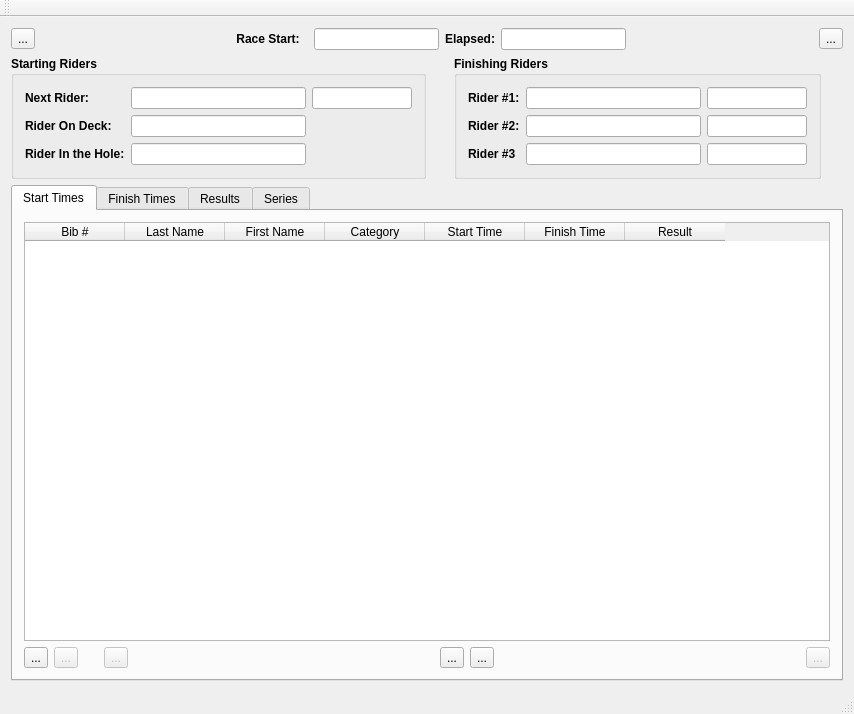
<?xml version="1.0" encoding="UTF-8"?>
<ui version="4.0">
 <class>MainWindow</class>
 <widget class="QMainWindow" name="MainWindow">
  <property name="geometry">
   <rect>
    <x>0</x>
    <y>0</y>
    <width>854</width>
    <height>714</height>
   </rect>
  </property>
  <property name="windowTitle">
   <string>MainWindow</string>
  </property>
  <widget class="QWidget" name="centralWidget">
   <layout class="QVBoxLayout" name="verticalLayout_3">
    <item>
     <layout class="QHBoxLayout" name="horizontalLayout_2">
      <item>
       <widget class="QToolButton" name="startTimer">
        <property name="text">
         <string>...</string>
        </property>
        <property name="icon">
         <iconset resource="TimeTrialScoring.qrc">
          <normaloff>:/images/start.png</normaloff>:/images/start.png</iconset>
        </property>
        <property name="iconSize">
         <size>
          <width>24</width>
          <height>24</height>
         </size>
        </property>
       </widget>
      </item>
      <item>
       <spacer name="horizontalSpacer_4">
        <property name="orientation">
         <enum>Qt::Horizontal</enum>
        </property>
        <property name="sizeType">
         <enum>QSizePolicy::Expanding</enum>
        </property>
        <property name="sizeHint" stdset="0">
         <size>
          <width>20</width>
          <height>20</height>
         </size>
        </property>
       </spacer>
      </item>
      <item>
       <widget class="QPushButton" name="startTimeEdit">
        <property name="font">
         <font>
          <weight>75</weight>
          <bold>true</bold>
         </font>
        </property>
        <property name="text">
         <string>Race Start:</string>
        </property>
        <property name="flat">
         <bool>true</bool>
        </property>
       </widget>
      </item>
      <item>
       <widget class="QLineEdit" name="startTime">
        <property name="sizePolicy">
         <sizepolicy hsizetype="Fixed" vsizetype="Fixed">
          <horstretch>0</horstretch>
          <verstretch>0</verstretch>
         </sizepolicy>
        </property>
        <property name="minimumSize">
         <size>
          <width>125</width>
          <height>0</height>
         </size>
        </property>
        <property name="maximumSize">
         <size>
          <width>125</width>
          <height>16777215</height>
         </size>
        </property>
        <property name="alignment">
         <set>Qt::AlignCenter</set>
        </property>
        <property name="readOnly">
         <bool>true</bool>
        </property>
       </widget>
      </item>
      <item>
       <widget class="QLabel" name="label_2">
        <property name="font">
         <font>
          <weight>75</weight>
          <bold>true</bold>
         </font>
        </property>
        <property name="text">
         <string>Elapsed:</string>
        </property>
       </widget>
      </item>
      <item>
       <widget class="QLineEdit" name="elapsedTime">
        <property name="sizePolicy">
         <sizepolicy hsizetype="Fixed" vsizetype="Fixed">
          <horstretch>0</horstretch>
          <verstretch>0</verstretch>
         </sizepolicy>
        </property>
        <property name="minimumSize">
         <size>
          <width>125</width>
          <height>0</height>
         </size>
        </property>
        <property name="maximumSize">
         <size>
          <width>125</width>
          <height>16777215</height>
         </size>
        </property>
        <property name="alignment">
         <set>Qt::AlignCenter</set>
        </property>
        <property name="readOnly">
         <bool>true</bool>
        </property>
       </widget>
      </item>
      <item>
       <spacer name="horizontalSpacer_3">
        <property name="orientation">
         <enum>Qt::Horizontal</enum>
        </property>
        <property name="sizeHint" stdset="0">
         <size>
          <width>40</width>
          <height>20</height>
         </size>
        </property>
       </spacer>
      </item>
      <item>
       <widget class="QToolButton" name="stopTimer">
        <property name="text">
         <string>...</string>
        </property>
        <property name="icon">
         <iconset resource="TimeTrialScoring.qrc">
          <normaloff>:/images/stop.png</normaloff>:/images/stop.png</iconset>
        </property>
        <property name="iconSize">
         <size>
          <width>24</width>
          <height>24</height>
         </size>
        </property>
       </widget>
      </item>
     </layout>
    </item>
    <item>
     <layout class="QHBoxLayout" name="horizontalLayout_3">
      <item>
       <spacer name="horizontalSpacer_13">
        <property name="orientation">
         <enum>Qt::Horizontal</enum>
        </property>
        <property name="sizeHint" stdset="0">
         <size>
          <width>18</width>
          <height>20</height>
         </size>
        </property>
       </spacer>
      </item>
      <item>
       <widget class="QGroupBox" name="groupBox">
        <property name="font">
         <font>
          <weight>75</weight>
          <bold>true</bold>
         </font>
        </property>
        <property name="title">
         <string>Starting Riders</string>
        </property>
        <layout class="QGridLayout" name="gridLayout_4">
         <item row="0" column="0">
          <layout class="QGridLayout" name="gridLayout">
           <item row="0" column="0">
            <widget class="QLabel" name="label_3">
             <property name="font">
              <font>
               <weight>75</weight>
               <bold>true</bold>
              </font>
             </property>
             <property name="text">
              <string>Next Rider:</string>
             </property>
            </widget>
           </item>
           <item row="0" column="1">
            <widget class="QLineEdit" name="riderOnTheRamp">
             <property name="sizePolicy">
              <sizepolicy hsizetype="Fixed" vsizetype="Fixed">
               <horstretch>0</horstretch>
               <verstretch>0</verstretch>
              </sizepolicy>
             </property>
             <property name="minimumSize">
              <size>
               <width>175</width>
               <height>0</height>
              </size>
             </property>
             <property name="maximumSize">
              <size>
               <width>175</width>
               <height>16777215</height>
              </size>
             </property>
            </widget>
           </item>
           <item row="0" column="2">
            <widget class="QLineEdit" name="countdown">
             <property name="sizePolicy">
              <sizepolicy hsizetype="Fixed" vsizetype="Fixed">
               <horstretch>0</horstretch>
               <verstretch>0</verstretch>
              </sizepolicy>
             </property>
             <property name="minimumSize">
              <size>
               <width>100</width>
               <height>0</height>
              </size>
             </property>
             <property name="maximumSize">
              <size>
               <width>100</width>
               <height>16777215</height>
              </size>
             </property>
             <property name="alignment">
              <set>Qt::AlignRight|Qt::AlignTrailing|Qt::AlignVCenter</set>
             </property>
            </widget>
           </item>
           <item row="1" column="0">
            <widget class="QLabel" name="label_4">
             <property name="font">
              <font>
               <weight>75</weight>
               <bold>true</bold>
              </font>
             </property>
             <property name="text">
              <string>Rider On Deck:</string>
             </property>
            </widget>
           </item>
           <item row="1" column="1">
            <widget class="QLineEdit" name="riderOnDeck">
             <property name="sizePolicy">
              <sizepolicy hsizetype="Fixed" vsizetype="Fixed">
               <horstretch>0</horstretch>
               <verstretch>0</verstretch>
              </sizepolicy>
             </property>
             <property name="minimumSize">
              <size>
               <width>175</width>
               <height>0</height>
              </size>
             </property>
             <property name="maximumSize">
              <size>
               <width>175</width>
               <height>16777215</height>
              </size>
             </property>
            </widget>
           </item>
           <item row="1" column="2">
            <spacer name="horizontalSpacer_5">
             <property name="orientation">
              <enum>Qt::Horizontal</enum>
             </property>
             <property name="sizeType">
              <enum>QSizePolicy::Fixed</enum>
             </property>
             <property name="sizeHint" stdset="0">
              <size>
               <width>40</width>
               <height>20</height>
              </size>
             </property>
            </spacer>
           </item>
           <item row="2" column="0">
            <widget class="QLabel" name="label_5">
             <property name="font">
              <font>
               <weight>75</weight>
               <bold>true</bold>
              </font>
             </property>
             <property name="text">
              <string>Rider In the Hole:</string>
             </property>
            </widget>
           </item>
           <item row="2" column="1">
            <widget class="QLineEdit" name="riderInTheHole">
             <property name="sizePolicy">
              <sizepolicy hsizetype="Fixed" vsizetype="Fixed">
               <horstretch>0</horstretch>
               <verstretch>0</verstretch>
              </sizepolicy>
             </property>
             <property name="minimumSize">
              <size>
               <width>175</width>
               <height>0</height>
              </size>
             </property>
             <property name="maximumSize">
              <size>
               <width>175</width>
               <height>16777215</height>
              </size>
             </property>
            </widget>
           </item>
           <item row="2" column="2">
            <spacer name="horizontalSpacer_6">
             <property name="orientation">
              <enum>Qt::Horizontal</enum>
             </property>
             <property name="sizeType">
              <enum>QSizePolicy::Fixed</enum>
             </property>
             <property name="sizeHint" stdset="0">
              <size>
               <width>40</width>
               <height>20</height>
              </size>
             </property>
            </spacer>
           </item>
          </layout>
         </item>
        </layout>
       </widget>
      </item>
      <item>
       <spacer name="horizontalSpacer_7">
        <property name="orientation">
         <enum>Qt::Horizontal</enum>
        </property>
        <property name="sizeHint" stdset="0">
         <size>
          <width>40</width>
          <height>20</height>
         </size>
        </property>
       </spacer>
      </item>
      <item>
       <widget class="QGroupBox" name="groupBox_2">
        <property name="font">
         <font>
          <weight>75</weight>
          <bold>true</bold>
         </font>
        </property>
        <property name="title">
         <string>Finishing Riders</string>
        </property>
        <layout class="QGridLayout" name="gridLayout_3">
         <item row="0" column="0">
          <widget class="QLabel" name="label_12">
           <property name="font">
            <font>
             <weight>75</weight>
             <bold>true</bold>
            </font>
           </property>
           <property name="text">
            <string>Rider #1:</string>
           </property>
          </widget>
         </item>
         <item row="0" column="1">
          <widget class="QLineEdit" name="latestFinisher_01">
           <property name="sizePolicy">
            <sizepolicy hsizetype="Fixed" vsizetype="Fixed">
             <horstretch>0</horstretch>
             <verstretch>0</verstretch>
            </sizepolicy>
           </property>
           <property name="minimumSize">
            <size>
             <width>175</width>
             <height>0</height>
            </size>
           </property>
           <property name="maximumSize">
            <size>
             <width>175</width>
             <height>16777215</height>
            </size>
           </property>
          </widget>
         </item>
         <item row="0" column="2">
          <widget class="QLineEdit" name="latestTime_01">
           <property name="sizePolicy">
            <sizepolicy hsizetype="Fixed" vsizetype="Fixed">
             <horstretch>0</horstretch>
             <verstretch>0</verstretch>
            </sizepolicy>
           </property>
           <property name="minimumSize">
            <size>
             <width>100</width>
             <height>0</height>
            </size>
           </property>
           <property name="maximumSize">
            <size>
             <width>100</width>
             <height>16777215</height>
            </size>
           </property>
           <property name="alignment">
            <set>Qt::AlignCenter</set>
           </property>
          </widget>
         </item>
         <item row="1" column="0">
          <widget class="QLabel" name="label_13">
           <property name="font">
            <font>
             <weight>75</weight>
             <bold>true</bold>
            </font>
           </property>
           <property name="text">
            <string>Rider #2:</string>
           </property>
          </widget>
         </item>
         <item row="1" column="1">
          <widget class="QLineEdit" name="latestFinisher_02">
           <property name="sizePolicy">
            <sizepolicy hsizetype="Fixed" vsizetype="Fixed">
             <horstretch>0</horstretch>
             <verstretch>0</verstretch>
            </sizepolicy>
           </property>
           <property name="minimumSize">
            <size>
             <width>175</width>
             <height>0</height>
            </size>
           </property>
           <property name="maximumSize">
            <size>
             <width>175</width>
             <height>16777215</height>
            </size>
           </property>
          </widget>
         </item>
         <item row="1" column="2">
          <widget class="QLineEdit" name="latestTime_02">
           <property name="sizePolicy">
            <sizepolicy hsizetype="Fixed" vsizetype="Fixed">
             <horstretch>0</horstretch>
             <verstretch>0</verstretch>
            </sizepolicy>
           </property>
           <property name="minimumSize">
            <size>
             <width>100</width>
             <height>0</height>
            </size>
           </property>
           <property name="maximumSize">
            <size>
             <width>100</width>
             <height>16777215</height>
            </size>
           </property>
           <property name="alignment">
            <set>Qt::AlignCenter</set>
           </property>
          </widget>
         </item>
         <item row="2" column="0">
          <widget class="QLabel" name="label_14">
           <property name="font">
            <font>
             <weight>75</weight>
             <bold>true</bold>
            </font>
           </property>
           <property name="text">
            <string>Rider #3</string>
           </property>
          </widget>
         </item>
         <item row="2" column="1">
          <widget class="QLineEdit" name="latestFinisher_03">
           <property name="sizePolicy">
            <sizepolicy hsizetype="Fixed" vsizetype="Fixed">
             <horstretch>0</horstretch>
             <verstretch>0</verstretch>
            </sizepolicy>
           </property>
           <property name="minimumSize">
            <size>
             <width>175</width>
             <height>0</height>
            </size>
           </property>
           <property name="maximumSize">
            <size>
             <width>175</width>
             <height>16777215</height>
            </size>
           </property>
          </widget>
         </item>
         <item row="2" column="2">
          <widget class="QLineEdit" name="latestTime_03">
           <property name="sizePolicy">
            <sizepolicy hsizetype="Fixed" vsizetype="Fixed">
             <horstretch>0</horstretch>
             <verstretch>0</verstretch>
            </sizepolicy>
           </property>
           <property name="minimumSize">
            <size>
             <width>100</width>
             <height>0</height>
            </size>
           </property>
           <property name="maximumSize">
            <size>
             <width>100</width>
             <height>16777215</height>
            </size>
           </property>
           <property name="alignment">
            <set>Qt::AlignCenter</set>
           </property>
          </widget>
         </item>
        </layout>
       </widget>
      </item>
      <item>
       <spacer name="horizontalSpacer_8">
        <property name="orientation">
         <enum>Qt::Horizontal</enum>
        </property>
        <property name="sizeHint" stdset="0">
         <size>
          <width>40</width>
          <height>20</height>
         </size>
        </property>
       </spacer>
      </item>
     </layout>
    </item>
    <item>
     <widget class="QTabWidget" name="tabWidget">
      <property name="currentIndex">
       <number>0</number>
      </property>
      <widget class="QWidget" name="startTimesTab">
       <attribute name="title">
        <string>Start Times</string>
       </attribute>
       <layout class="QVBoxLayout" name="verticalLayout">
        <item>
         <widget class="QTableWidget" name="startTimes">
          <column>
           <property name="text">
            <string>Bib #</string>
           </property>
          </column>
          <column>
           <property name="text">
            <string>Last Name</string>
           </property>
          </column>
          <column>
           <property name="text">
            <string>First Name</string>
           </property>
          </column>
          <column>
           <property name="text">
            <string>Category</string>
           </property>
          </column>
          <column>
           <property name="text">
            <string>Start Time</string>
           </property>
          </column>
          <column>
           <property name="text">
            <string>Finish Time</string>
           </property>
          </column>
          <column>
           <property name="text">
            <string>Result</string>
           </property>
          </column>
         </widget>
        </item>
        <item>
         <layout class="QHBoxLayout" name="horizontalLayout">
          <item>
           <widget class="QToolButton" name="addRider">
            <property name="toolTip">
             <string>Add New Start Time/Racer</string>
            </property>
            <property name="text">
             <string>...</string>
            </property>
            <property name="icon">
             <iconset resource="TimeTrialScoring.qrc">
              <normaloff>:/images/edit_add-256.png</normaloff>:/images/edit_add-256.png</iconset>
            </property>
            <property name="iconSize">
             <size>
              <width>24</width>
              <height>24</height>
             </size>
            </property>
           </widget>
          </item>
          <item>
           <widget class="QToolButton" name="editRider">
            <property name="enabled">
             <bool>false</bool>
            </property>
            <property name="toolTip">
             <string>Edit Existing Start Time/Racer</string>
            </property>
            <property name="text">
             <string>...</string>
            </property>
            <property name="icon">
             <iconset resource="TimeTrialScoring.qrc">
              <normaloff>:/images/edit-256.png</normaloff>:/images/edit-256.png</iconset>
            </property>
            <property name="iconSize">
             <size>
              <width>24</width>
              <height>24</height>
             </size>
            </property>
           </widget>
          </item>
          <item>
           <spacer name="horizontalSpacer_10">
            <property name="orientation">
             <enum>Qt::Horizontal</enum>
            </property>
            <property name="sizeType">
             <enum>QSizePolicy::Fixed</enum>
            </property>
            <property name="sizeHint" stdset="0">
             <size>
              <width>20</width>
              <height>20</height>
             </size>
            </property>
           </spacer>
          </item>
          <item>
           <widget class="QToolButton" name="removeRider">
            <property name="enabled">
             <bool>false</bool>
            </property>
            <property name="text">
             <string>...</string>
            </property>
            <property name="icon">
             <iconset resource="TimeTrialScoring.qrc">
              <normaloff>:/images/edit_remove-256.png</normaloff>:/images/edit_remove-256.png</iconset>
            </property>
            <property name="iconSize">
             <size>
              <width>24</width>
              <height>24</height>
             </size>
            </property>
           </widget>
          </item>
          <item>
           <spacer name="horizontalSpacer">
            <property name="orientation">
             <enum>Qt::Horizontal</enum>
            </property>
            <property name="sizeHint" stdset="0">
             <size>
              <width>40</width>
              <height>20</height>
             </size>
            </property>
           </spacer>
          </item>
          <item>
           <widget class="QToolButton" name="startListImport">
            <property name="enabled">
             <bool>true</bool>
            </property>
            <property name="toolTip">
             <string>Import TT Start List</string>
            </property>
            <property name="text">
             <string>...</string>
            </property>
            <property name="icon">
             <iconset resource="TimeTrialScoring.qrc">
              <normaloff>:/images/fileimport-256.png</normaloff>:/images/fileimport-256.png</iconset>
            </property>
            <property name="iconSize">
             <size>
              <width>24</width>
              <height>24</height>
             </size>
            </property>
           </widget>
          </item>
          <item>
           <widget class="QToolButton" name="startListExport">
            <property name="enabled">
             <bool>true</bool>
            </property>
            <property name="toolTip">
             <string>Export Start List</string>
            </property>
            <property name="text">
             <string>...</string>
            </property>
            <property name="icon">
             <iconset resource="TimeTrialScoring.qrc">
              <normaloff>:/images/fileexport-256.png</normaloff>:/images/fileexport-256.png</iconset>
            </property>
            <property name="iconSize">
             <size>
              <width>24</width>
              <height>24</height>
             </size>
            </property>
           </widget>
          </item>
          <item>
           <spacer name="horizontalSpacer_2">
            <property name="orientation">
             <enum>Qt::Horizontal</enum>
            </property>
            <property name="sizeHint" stdset="0">
             <size>
              <width>40</width>
              <height>20</height>
             </size>
            </property>
           </spacer>
          </item>
          <item>
           <widget class="QToolButton" name="recordFinish">
            <property name="enabled">
             <bool>false</bool>
            </property>
            <property name="toolTip">
             <string>Record Racer Finish Time</string>
            </property>
            <property name="text">
             <string>...</string>
            </property>
            <property name="icon">
             <iconset resource="TimeTrialScoring.qrc">
              <normaloff>:/images/player_time-256.png</normaloff>:/images/player_time-256.png</iconset>
            </property>
            <property name="iconSize">
             <size>
              <width>24</width>
              <height>24</height>
             </size>
            </property>
           </widget>
          </item>
         </layout>
        </item>
       </layout>
      </widget>
      <widget class="QWidget" name="finishTimesTab">
       <attribute name="title">
        <string>Finish Times</string>
       </attribute>
       <layout class="QVBoxLayout" name="verticalLayout_2">
        <item>
         <widget class="QTableWidget" name="finishTimes">
          <column>
           <property name="text">
            <string>Bib #</string>
           </property>
          </column>
          <column>
           <property name="text">
            <string>Last Name</string>
           </property>
          </column>
          <column>
           <property name="text">
            <string>First Name</string>
           </property>
          </column>
          <column>
           <property name="text">
            <string>Category</string>
           </property>
          </column>
          <column>
           <property name="text">
            <string>Clock Finish</string>
           </property>
          </column>
          <column>
           <property name="text">
            <string>Time</string>
           </property>
          </column>
         </widget>
        </item>
        <item>
         <layout class="QHBoxLayout" name="horizontalLayout_5">
          <item>
           <widget class="QToolButton" name="finishListImport">
            <property name="enabled">
             <bool>true</bool>
            </property>
            <property name="toolTip">
             <string>Finish List Import</string>
            </property>
            <property name="text">
             <string>...</string>
            </property>
            <property name="icon">
             <iconset resource="TimeTrialScoring.qrc">
              <normaloff>:/images/fileimport-256.png</normaloff>:/images/fileimport-256.png</iconset>
            </property>
            <property name="iconSize">
             <size>
              <width>24</width>
              <height>24</height>
             </size>
            </property>
           </widget>
          </item>
          <item>
           <widget class="QToolButton" name="finishListExport">
            <property name="enabled">
             <bool>true</bool>
            </property>
            <property name="toolTip">
             <string>Finish List Export</string>
            </property>
            <property name="text">
             <string>...</string>
            </property>
            <property name="icon">
             <iconset resource="TimeTrialScoring.qrc">
              <normaloff>:/images/fileexport-256.png</normaloff>:/images/fileexport-256.png</iconset>
            </property>
            <property name="iconSize">
             <size>
              <width>24</width>
              <height>24</height>
             </size>
            </property>
           </widget>
          </item>
          <item>
           <spacer name="horizontalSpacer_14">
            <property name="orientation">
             <enum>Qt::Horizontal</enum>
            </property>
            <property name="sizeHint" stdset="0">
             <size>
              <width>40</width>
              <height>20</height>
             </size>
            </property>
           </spacer>
          </item>
          <item>
           <widget class="QToolButton" name="recordRiderFinish">
            <property name="enabled">
             <bool>false</bool>
            </property>
            <property name="toolTip">
             <string>Record Rider Finish Time</string>
            </property>
            <property name="text">
             <string>...</string>
            </property>
            <property name="icon">
             <iconset resource="TimeTrialScoring.qrc">
              <normaloff>:/images/player_time-256.png</normaloff>:/images/player_time-256.png</iconset>
            </property>
            <property name="iconSize">
             <size>
              <width>24</width>
              <height>24</height>
             </size>
            </property>
           </widget>
          </item>
         </layout>
        </item>
       </layout>
      </widget>
      <widget class="QWidget" name="resultsTab">
       <attribute name="title">
        <string>Results</string>
       </attribute>
       <layout class="QVBoxLayout" name="verticalLayout_4">
        <item>
         <widget class="QTextBrowser" name="resultsBrowser"/>
        </item>
        <item>
         <layout class="QHBoxLayout" name="horizontalLayout_4">
          <item>
           <widget class="QToolButton" name="resultsExport">
            <property name="enabled">
             <bool>true</bool>
            </property>
            <property name="toolTip">
             <string>Export Time Trial Results</string>
            </property>
            <property name="text">
             <string>...</string>
            </property>
            <property name="icon">
             <iconset resource="TimeTrialScoring.qrc">
              <normaloff>:/images/fileexport-256.png</normaloff>:/images/fileexport-256.png</iconset>
            </property>
            <property name="iconSize">
             <size>
              <width>24</width>
              <height>24</height>
             </size>
            </property>
           </widget>
          </item>
          <item>
           <spacer name="horizontalSpacer_9">
            <property name="orientation">
             <enum>Qt::Horizontal</enum>
            </property>
            <property name="sizeHint" stdset="0">
             <size>
              <width>40</width>
              <height>20</height>
             </size>
            </property>
           </spacer>
          </item>
          <item>
           <widget class="QToolButton" name="recordFinishResults">
            <property name="enabled">
             <bool>false</bool>
            </property>
            <property name="toolTip">
             <string>Record Rider Finish Time</string>
            </property>
            <property name="text">
             <string>...</string>
            </property>
            <property name="icon">
             <iconset resource="TimeTrialScoring.qrc">
              <normaloff>:/images/player_time-256.png</normaloff>:/images/player_time-256.png</iconset>
            </property>
            <property name="iconSize">
             <size>
              <width>24</width>
              <height>24</height>
             </size>
            </property>
           </widget>
          </item>
         </layout>
        </item>
       </layout>
      </widget>
      <widget class="QWidget" name="seriesTab">
       <attribute name="title">
        <string>Series</string>
       </attribute>
       <layout class="QVBoxLayout" name="verticalLayout_5">
        <item>
         <widget class="QTextBrowser" name="seriesBrowser"/>
        </item>
        <item>
         <layout class="QHBoxLayout" name="horizontalLayout_6">
          <item>
           <widget class="QToolButton" name="seriesResultsImport">
            <property name="enabled">
             <bool>true</bool>
            </property>
            <property name="toolTip">
             <string>Import Series Points</string>
            </property>
            <property name="text">
             <string>...</string>
            </property>
            <property name="icon">
             <iconset resource="TimeTrialScoring.qrc">
              <normaloff>:/images/fileimport-256.png</normaloff>:/images/fileimport-256.png</iconset>
            </property>
            <property name="iconSize">
             <size>
              <width>24</width>
              <height>24</height>
             </size>
            </property>
           </widget>
          </item>
          <item>
           <widget class="QToolButton" name="seriesResultsExport">
            <property name="enabled">
             <bool>true</bool>
            </property>
            <property name="toolTip">
             <string>Export Series Points</string>
            </property>
            <property name="text">
             <string>...</string>
            </property>
            <property name="icon">
             <iconset resource="TimeTrialScoring.qrc">
              <normaloff>:/images/fileexport-256.png</normaloff>:/images/fileexport-256.png</iconset>
            </property>
            <property name="iconSize">
             <size>
              <width>24</width>
              <height>24</height>
             </size>
            </property>
           </widget>
          </item>
          <item>
           <spacer name="horizontalSpacer_11">
            <property name="orientation">
             <enum>Qt::Horizontal</enum>
            </property>
            <property name="sizeHint" stdset="0">
             <size>
              <width>40</width>
              <height>20</height>
             </size>
            </property>
           </spacer>
          </item>
          <item>
           <widget class="QToolButton" name="calcSeriesResults">
            <property name="enabled">
             <bool>true</bool>
            </property>
            <property name="toolTip">
             <string>Record Racer Finish Time</string>
            </property>
            <property name="text">
             <string>...</string>
            </property>
            <property name="icon">
             <iconset resource="TimeTrialScoring.qrc">
              <normaloff>:/images/compfile-256.png</normaloff>:/images/compfile-256.png</iconset>
            </property>
            <property name="iconSize">
             <size>
              <width>24</width>
              <height>24</height>
             </size>
            </property>
           </widget>
          </item>
          <item>
           <spacer name="horizontalSpacer_12">
            <property name="orientation">
             <enum>Qt::Horizontal</enum>
            </property>
            <property name="sizeHint" stdset="0">
             <size>
              <width>40</width>
              <height>20</height>
             </size>
            </property>
           </spacer>
          </item>
          <item>
           <widget class="QToolButton" name="recordFinishSeries">
            <property name="enabled">
             <bool>false</bool>
            </property>
            <property name="toolTip">
             <string>Record Racer Finish Time</string>
            </property>
            <property name="text">
             <string>...</string>
            </property>
            <property name="icon">
             <iconset resource="TimeTrialScoring.qrc">
              <normaloff>:/images/player_time-256.png</normaloff>:/images/player_time-256.png</iconset>
            </property>
            <property name="iconSize">
             <size>
              <width>24</width>
              <height>24</height>
             </size>
            </property>
           </widget>
          </item>
         </layout>
        </item>
       </layout>
      </widget>
     </widget>
    </item>
   </layout>
  </widget>
  <widget class="QMenuBar" name="menuBar">
   <property name="geometry">
    <rect>
     <x>0</x>
     <y>0</y>
     <width>854</width>
     <height>26</height>
    </rect>
   </property>
  </widget>
  <widget class="QToolBar" name="mainToolBar">
   <attribute name="toolBarArea">
    <enum>TopToolBarArea</enum>
   </attribute>
   <attribute name="toolBarBreak">
    <bool>false</bool>
   </attribute>
  </widget>
  <widget class="QStatusBar" name="statusBar"/>
 </widget>
 <layoutdefault spacing="6" margin="11"/>
 <resources>
  <include location="TimeTrialScoring.qrc"/>
 </resources>
 <connections/>
</ui>
